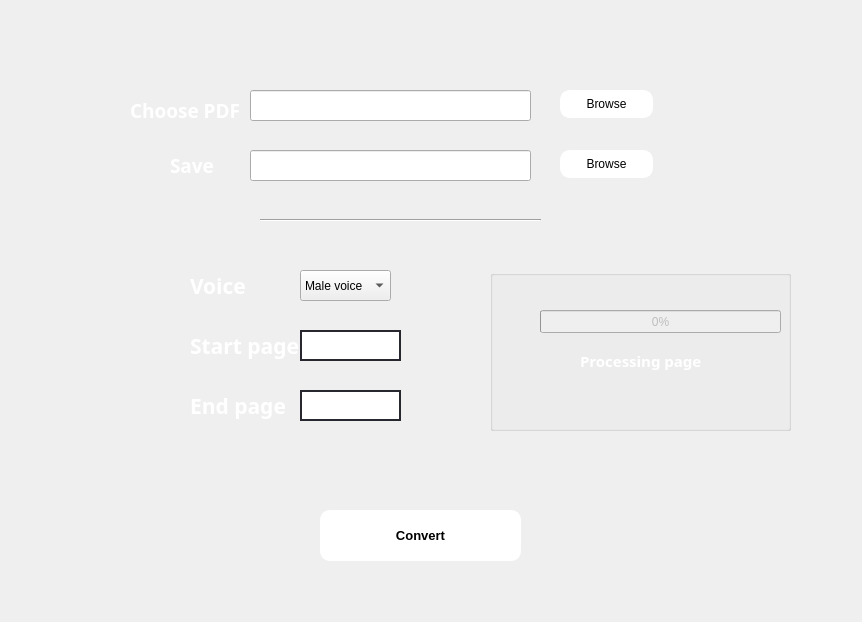
<?xml version="1.0" encoding="UTF-8"?>
<ui version="4.0">
 <class>Dialog</class>
 <widget class="QDialog" name="Dialog">
  <property name="geometry">
   <rect>
    <x>0</x>
    <y>0</y>
    <width>862</width>
    <height>622</height>
   </rect>
  </property>
  <property name="windowTitle">
   <string>Dialog</string>
  </property>
  <property name="styleSheet">
   <string notr="true">QDialog#Dialog{
background-image: url(:/newPrefix/1.jpg);}</string>
  </property>
  <property name="sizeGripEnabled">
   <bool>false</bool>
  </property>
  <widget class="QLabel" name="label">
   <property name="geometry">
    <rect>
     <x>130</x>
     <y>90</y>
     <width>121</width>
     <height>41</height>
    </rect>
   </property>
   <property name="font">
    <font>
     <family>Bahnschrift SemiBold SemiConden</family>
     <pointsize>14</pointsize>
     <weight>75</weight>
     <bold>true</bold>
    </font>
   </property>
   <property name="styleSheet">
    <string notr="true">color: rgb(255, 255, 255);</string>
   </property>
   <property name="text">
    <string>Choose PDF</string>
   </property>
  </widget>
  <widget class="QPushButton" name="pushButton">
   <property name="geometry">
    <rect>
     <x>560</x>
     <y>90</y>
     <width>93</width>
     <height>28</height>
    </rect>
   </property>
   <property name="styleSheet">
    <string notr="true">QPushButton{
background-color:white;
border-style:outset;
border-width:2px;
border-radius:10px;
border-color:white;
}
QPushButton:hover{
border: 1px solid 
}
QPushButton:pressed{
border: 2px solid
}</string>
   </property>
   <property name="text">
    <string>Browse</string>
   </property>
  </widget>
  <widget class="QComboBox" name="comboBox">
   <property name="geometry">
    <rect>
     <x>300</x>
     <y>270</y>
     <width>91</width>
     <height>31</height>
    </rect>
   </property>
   <item>
    <property name="text">
     <string>Male voice</string>
    </property>
   </item>
   <item>
    <property name="text">
     <string>Female voice</string>
    </property>
   </item>
  </widget>
  <widget class="Line" name="line">
   <property name="geometry">
    <rect>
     <x>260</x>
     <y>210</y>
     <width>281</width>
     <height>20</height>
    </rect>
   </property>
   <property name="orientation">
    <enum>Qt::Horizontal</enum>
   </property>
  </widget>
  <widget class="QLabel" name="label_3">
   <property name="geometry">
    <rect>
     <x>190</x>
     <y>270</y>
     <width>61</width>
     <height>31</height>
    </rect>
   </property>
   <property name="font">
    <font>
     <family>Bahnschrift SemiBold Condensed</family>
     <pointsize>16</pointsize>
     <weight>75</weight>
     <bold>true</bold>
    </font>
   </property>
   <property name="styleSheet">
    <string notr="true">color: rgb(255, 255, 255);</string>
   </property>
   <property name="text">
    <string>Voice</string>
   </property>
  </widget>
  <widget class="QLabel" name="label_4">
   <property name="geometry">
    <rect>
     <x>190</x>
     <y>330</y>
     <width>131</width>
     <height>31</height>
    </rect>
   </property>
   <property name="font">
    <font>
     <family>Bahnschrift SemiBold Condensed</family>
     <pointsize>16</pointsize>
     <weight>75</weight>
     <bold>true</bold>
    </font>
   </property>
   <property name="styleSheet">
    <string notr="true">color: rgb(255, 255, 255);</string>
   </property>
   <property name="text">
    <string>Start page</string>
   </property>
  </widget>
  <widget class="QLabel" name="label_5">
   <property name="geometry">
    <rect>
     <x>190</x>
     <y>390</y>
     <width>101</width>
     <height>31</height>
    </rect>
   </property>
   <property name="font">
    <font>
     <family>Bahnschrift SemiBold Condensed</family>
     <pointsize>16</pointsize>
     <weight>75</weight>
     <bold>true</bold>
    </font>
   </property>
   <property name="styleSheet">
    <string notr="true">color: rgb(255, 255, 255);</string>
   </property>
   <property name="text">
    <string>End page</string>
   </property>
  </widget>
  <widget class="QLabel" name="error1label">
   <property name="geometry">
    <rect>
     <x>310</x>
     <y>370</y>
     <width>55</width>
     <height>16</height>
    </rect>
   </property>
   <property name="text">
    <string/>
   </property>
  </widget>
  <widget class="QLabel" name="error2label">
   <property name="geometry">
    <rect>
     <x>310</x>
     <y>430</y>
     <width>55</width>
     <height>16</height>
    </rect>
   </property>
   <property name="text">
    <string/>
   </property>
  </widget>
  <widget class="QLabel" name="label_2">
   <property name="geometry">
    <rect>
     <x>170</x>
     <y>140</y>
     <width>71</width>
     <height>51</height>
    </rect>
   </property>
   <property name="font">
    <font>
     <family>Bahnschrift SemiBold SemiConden</family>
     <pointsize>14</pointsize>
     <weight>75</weight>
     <bold>true</bold>
    </font>
   </property>
   <property name="styleSheet">
    <string notr="true">color: rgb(255, 255, 255);</string>
   </property>
   <property name="text">
    <string>Save</string>
   </property>
  </widget>
  <widget class="QPushButton" name="pushButton_3">
   <property name="geometry">
    <rect>
     <x>320</x>
     <y>510</y>
     <width>201</width>
     <height>51</height>
    </rect>
   </property>
   <property name="font">
    <font>
     <pointsize>10</pointsize>
     <weight>75</weight>
     <bold>true</bold>
    </font>
   </property>
   <property name="styleSheet">
    <string notr="true">QPushButton{
background-color:white;
border-style:outset;
border-width:2px;
border-radius:10px;
border-color:white;
}
QPushButton:hover{
border: 1px solid 
}
QPushButton:pressed{
border: 2px solid
}</string>
   </property>
   <property name="text">
    <string>Convert</string>
   </property>
  </widget>
  <widget class="QPushButton" name="pushButton_2">
   <property name="geometry">
    <rect>
     <x>560</x>
     <y>150</y>
     <width>93</width>
     <height>28</height>
    </rect>
   </property>
   <property name="styleSheet">
    <string notr="true">QPushButton{
background-color:white;
border-style:outset;
border-width:2px;
border-radius:10px;
border-color:white;
}
QPushButton:hover{
border: 1px solid 
}
QPushButton:pressed{
border: 2px solid
}</string>
   </property>
   <property name="text">
    <string>Browse</string>
   </property>
  </widget>
  <widget class="QLineEdit" name="lineEdit_5">
   <property name="geometry">
    <rect>
     <x>300</x>
     <y>330</y>
     <width>101</width>
     <height>31</height>
    </rect>
   </property>
   <property name="styleSheet">
    <string notr="true">QLineEdit{
border: 2px solid rgb(39, 39, 48);
border-radius: 30px;
color:#FFF;
padding-left: 20px;
padding-right: 20px;
background-color: white;
}
QLineEdit:hover{
border: 3px solid rgb(48, 50, 62)
}
</string>
   </property>
  </widget>
  <widget class="QLineEdit" name="lineEdit_6">
   <property name="geometry">
    <rect>
     <x>250</x>
     <y>90</y>
     <width>281</width>
     <height>31</height>
    </rect>
   </property>
  </widget>
  <widget class="QLineEdit" name="lineEdit_7">
   <property name="geometry">
    <rect>
     <x>250</x>
     <y>150</y>
     <width>281</width>
     <height>31</height>
    </rect>
   </property>
  </widget>
  <widget class="QLineEdit" name="lineEdit_8">
   <property name="geometry">
    <rect>
     <x>300</x>
     <y>390</y>
     <width>101</width>
     <height>31</height>
    </rect>
   </property>
   <property name="styleSheet">
    <string notr="true">QLineEdit{
border: 2px solid rgb(39, 39, 48);
border-radius: 30px;
color:#FFF;
padding-left: 20px;
padding-right: 20px;
background-color: white;
}
QLineEdit:hover{
border: 3px solid rgb(48, 50, 62)
}
QLineEdit:focus{
border: 2px solid rgb(85, 170, 255);
background-color: rgb(43, 45, 59);
}</string>
   </property>
  </widget>
  <widget class="QGroupBox" name="groupBox">
   <property name="enabled">
    <bool>false</bool>
   </property>
   <property name="geometry">
    <rect>
     <x>490</x>
     <y>270</y>
     <width>301</width>
     <height>161</height>
    </rect>
   </property>
   <property name="styleSheet">
    <string notr="true">QGroupBox#groupBox{
background-image: url(:/1/1.jpg);}</string>
   </property>
   <property name="title">
    <string/>
   </property>
   <widget class="QProgressBar" name="progressBar">
    <property name="geometry">
     <rect>
      <x>50</x>
      <y>40</y>
      <width>241</width>
      <height>23</height>
     </rect>
    </property>
    <property name="value">
     <number>0</number>
    </property>
    <property name="textVisible">
     <bool>true</bool>
    </property>
    <property name="orientation">
     <enum>Qt::Horizontal</enum>
    </property>
    <property name="format">
     <string>%p%</string>
    </property>
   </widget>
   <widget class="QLabel" name="label_6">
    <property name="geometry">
     <rect>
      <x>90</x>
      <y>70</y>
      <width>131</width>
      <height>41</height>
     </rect>
    </property>
    <property name="font">
     <font>
      <family>Bahnschrift SemiBold SemiConden</family>
      <pointsize>11</pointsize>
      <weight>75</weight>
      <bold>true</bold>
     </font>
    </property>
    <property name="styleSheet">
     <string notr="true">color: rgb(255, 255, 255);</string>
    </property>
    <property name="text">
     <string>Processing page</string>
    </property>
   </widget>
   <widget class="QLabel" name="pagenumber">
    <property name="geometry">
     <rect>
      <x>200</x>
      <y>110</y>
      <width>81</width>
      <height>51</height>
     </rect>
    </property>
    <property name="font">
     <font>
      <family>Bahnschrift SemiBold SemiConden</family>
      <pointsize>11</pointsize>
      <weight>75</weight>
      <bold>true</bold>
     </font>
    </property>
    <property name="styleSheet">
     <string notr="true">color: rgb(255, 255, 255);</string>
    </property>
    <property name="text">
     <string/>
    </property>
   </widget>
  </widget>
 </widget>
 <resources>
  <include location="1.qrc"/>
 </resources>
 <connections/>
</ui>
